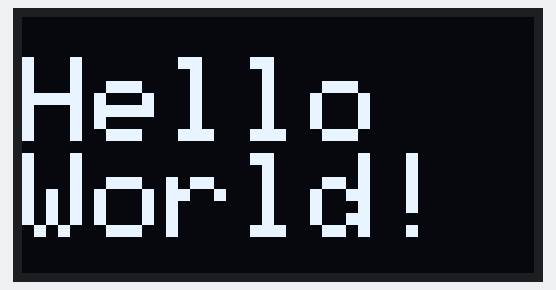
Bench run of a sketch on a simulated Arduino Uno, built with avr-gcc and run on an emulated ATmega328P. Shown: 128×64 one-colour display.

Above: at 0.1 s.

The sketch:

sketch_hello_world.ino
```cpp
#include <Wire.h>
#include <Adafruit_GFX.h>
#include <Adafruit_SSD1306.h>

#if (SSD1306_LCDHEIGHT != 64)
#error("Height incorrect, please fix Adafruit_SSD1306.h")
#endif

Adafruit_SSD1306 display(-1);

void setup() {
  display.begin(SSD1306_SWITCHCAPVCC, 0x3c);
}

void loop() {
  display.clearDisplay();
  display.setTextSize(3);
  display.setTextColor(WHITE);
  display.setCursor(0, 10);
  display.println("Hello");
  display.println("World!");
  display.display();
  delay(1000);
}
```
